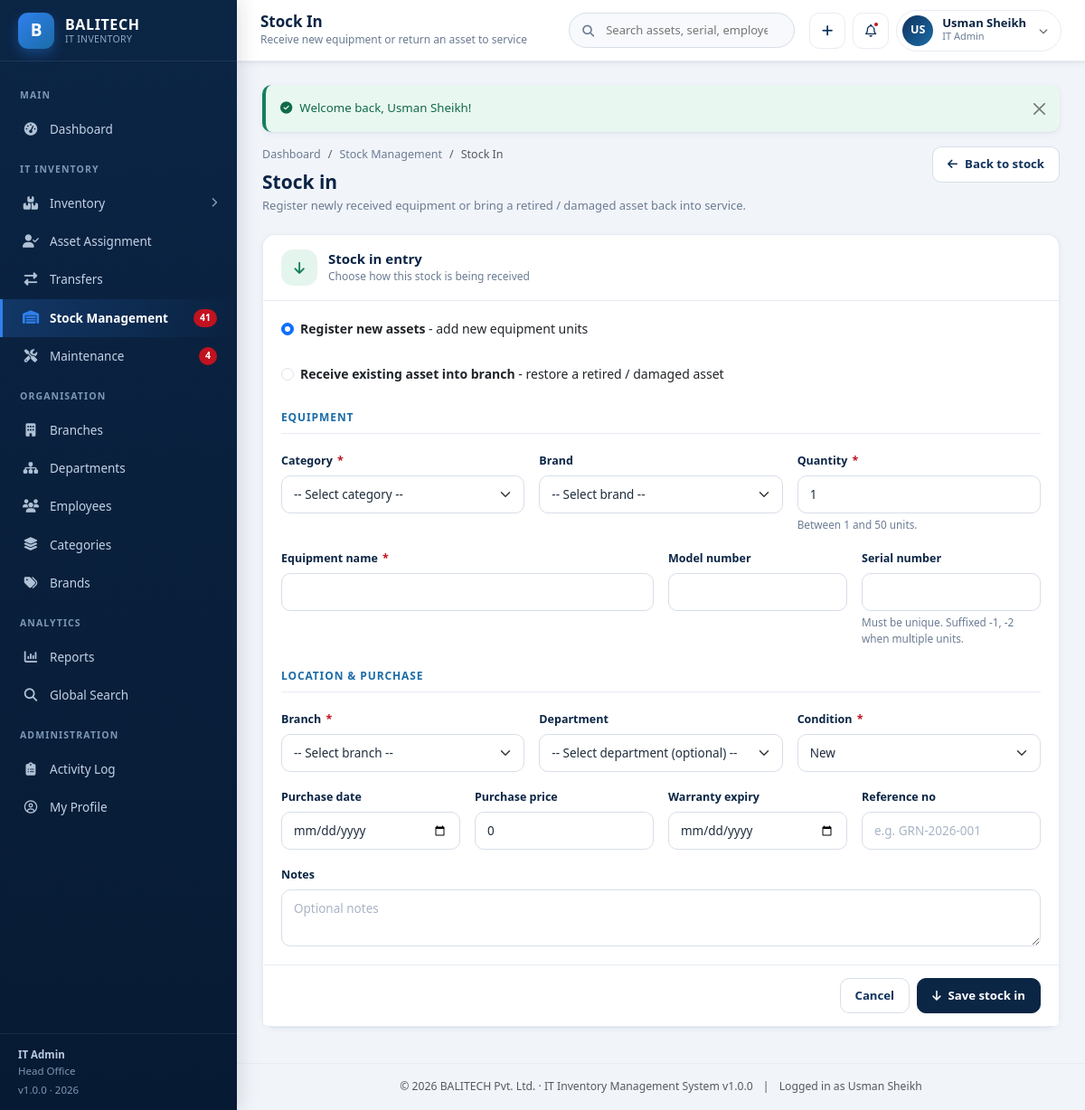
The page /stock/in.php (signed in) on the database its author committed.
### tables this page shows
CREATE TABLE `users` (
  `id` INT UNSIGNED NOT NULL AUTO_INCREMENT,
  `username` VARCHAR(60) NOT NULL,
  `full_name` VARCHAR(120) NOT NULL,
  `email` VARCHAR(120) NOT NULL,
  `password` VARCHAR(255) NOT NULL,
  `role` ENUM('super_admin','it_admin','branch_staff','dept_manager') NOT NULL DEFAULT 'branch_staff',
  `branch_id` INT UNSIGNED DEFAULT NULL,
  `department_id` INT UNSIGNED DEFAULT NULL,
  `phone` VARCHAR(30) DEFAULT NULL,
  `avatar` VARCHAR(255) DEFAULT NULL,
  `status` ENUM('active','inactive') NOT NULL DEFAULT 'active',
  `last_login` DATETIME DEFAULT NULL,
  `created_at` DATETIME NOT NULL DEFAULT CURRENT_TIMESTAMP,
  `updated_at` DATETIME NOT NULL DEFAULT CURRENT_TIMESTAMP ON UPDATE CURRENT_TIMESTAMP,
  PRIMARY KEY (`id`),
  UNIQUE KEY `uq_user_username` (`username`),
  UNIQUE KEY `uq_user_email` (`email`),
  KEY `idx_user_role` (`role`),
  KEY `idx_user_branch` (`branch_id`),
  KEY `idx_user_dept` (`department_id`),
  CONSTRAINT `fk_user_branch` FOREIGN KEY (`branch_id`) REFERENCES `branches` (`id`) ON DELETE SET NULL ON UPDATE CASCADE,
  CONSTRAINT `fk_user_dept` FOREIGN KEY (`department_id`) REFERENCES `departments` (`id`) ON DELETE SET NULL ON UPDATE CASCADE
);

CREATE TABLE `branches` (
  `id` INT UNSIGNED NOT NULL AUTO_INCREMENT,
  `branch_code` VARCHAR(20) NOT NULL,
  `branch_name` VARCHAR(120) NOT NULL,
  `city` VARCHAR(80) NOT NULL,
  `address` VARCHAR(255) DEFAULT NULL,
  `branch_manager` VARCHAR(120) DEFAULT NULL,
  `contact_number` VARCHAR(30) DEFAULT NULL,
  `email` VARCHAR(120) DEFAULT NULL,
  `status` ENUM('active','inactive') NOT NULL DEFAULT 'active',
  `created_at` DATETIME NOT NULL DEFAULT CURRENT_TIMESTAMP,
  `updated_at` DATETIME NOT NULL DEFAULT CURRENT_TIMESTAMP ON UPDATE CURRENT_TIMESTAMP,
  PRIMARY KEY (`id`),
  UNIQUE KEY `uq_branch_code` (`branch_code`),
  KEY `idx_branch_status` (`status`),
  KEY `idx_branch_name` (`branch_name`)
);

### stock/in.php (the view, shortened to what the rows shown need)
<?php
require_once __DIR__ . '/../init.php';
$page_title    = 'Stock In';
require __DIR__ . '/../includes/header.php';
?>
<div class="page-head">
    <div>
        <h2>Stock in</h2>
    </div>
</div>
<form method="post" action="<?= url('stock/in.php') ?>" class="needs-validation" novalidate>
</form>
<?php require __DIR__ . '/../includes/footer.php'; ?>

### includes/header.php (shortened to what the rows shown need)
<?php
require_once __DIR__ . '/auth.php';
$page_title   = $page_title   ?? 'Dashboard';
?>
<!DOCTYPE html>
<html lang="en">
<head>
<link rel="stylesheet" href="https://cdn.jsdelivr.net/npm/bootstrap@5.3.3/dist/css/bootstrap.min.css">
<link rel="stylesheet" href="https://cdnjs.cloudflare.com/ajax/libs/font-awesome/6.5.2/css/all.min.css">
<link rel="stylesheet" href="<?= url('assets/css/style.css') ?>">
</head>
<body>
<div class="app-wrapper">
    <?php require __DIR__ . '/sidebar.php'; ?>
    <div class="app-main">
        <header class="app-topbar no-print">
            <div class="topbar-titles">
                <h1><?= e($page_title) ?></h1>
            </div>
            <form class="topbar-search" action="<?= url('search.php') ?>" method="get" role="search">
            </form>
            <div class="topbar-actions">
                <div class="dropdown">
                    <button class="user-chip" type="button" data-bs-toggle="dropdown" aria-expanded="false">
                        <span class="avatar"><?= e(user_initials($user['full_name'])) ?></span>
                        <span class="text-start">
                            <span class="u-name d-block"><?= e($user['full_name']) ?></span>
                            <span class="u-role d-block"><?= e(role_label($user['role'])) ?></span>
                        </span>
                        <i class="fa-solid fa-chevron-down ms-1" style="font-size:10px;opacity:.6"></i>
                    </button>
                </div>
            </div>
        </header>
        <main class="app-content">
            <?= render_flash() ?>

### includes/sidebar.php (shortened to what the rows shown need)
<?php
$user = current_user();
?>
<aside class="app-sidebar no-print" id="appSidebar">
    <div class="sidebar-brand">
        <span class="brand-mark">B</span>
        <span class="brand-text">
        </span>
    </div>
    <div class="sidebar-scroll">
        <div class="nav-label">Main</div>
        <ul class="sidebar-nav">
        </ul>
        <div class="nav-label">IT Inventory</div>
        <ul class="sidebar-nav">
        </ul>
        <div class="nav-label">Organisation</div>
        <ul class="sidebar-nav">
        </ul>
        <div class="nav-label">Analytics</div>
        <ul class="sidebar-nav">
        </ul>
        <?php if (is_role('super_admin', 'it_admin')): ?>
        <div class="nav-label">Administration</div>
        <ul class="sidebar-nav">
        </ul>
        <?php endif; ?>
    </div>
    <div class="sidebar-footer">
        <strong><?= e(role_label($user['role'] ?? '')) ?></strong><br>
        <?= $user['branch_name'] ? e($user['branch_name']) : 'All branches access' ?>
        <div class="mt-1">v<?= e(APP_VERSION) ?> &middot; <?= date('Y') ?></div>
    </div>
</aside>

### includes/footer.php (shortened to what the rows shown need)
        </main>
        <footer class="app-content py-3 text-center text-muted no-print" style="font-size:12.2px;border-top:1px solid var(--gray-200)">
            &copy; <?= date('Y') ?> <?= e(APP_COMPANY) ?> &middot; IT Inventory Management System v<?= e(APP_VERSION) ?>
            <span class="mx-2">|</span> Logged in as <?= e(current_user()['full_name'] ?? '') ?>
        </footer>
    </div>
</div>
</body>
</html>

### rows shown on the page
users: role "IT Admin", branch.branch_name "Head Office", full_name "US", full_name "Usman Sheikh"

### other values the page prints
$notifLowStock "41"
$notifMaintenance "4"
APP_VERSION "1.0.0"
$page_title "Stock In"
$page_subtitle "Receive new equipment or return an asset to service"
$flash['message'] "Welcome back, Usman Sheikh!"
APP_COMPANY "BALITECH Pvt. Ltd."
form field asset_condition "New"
